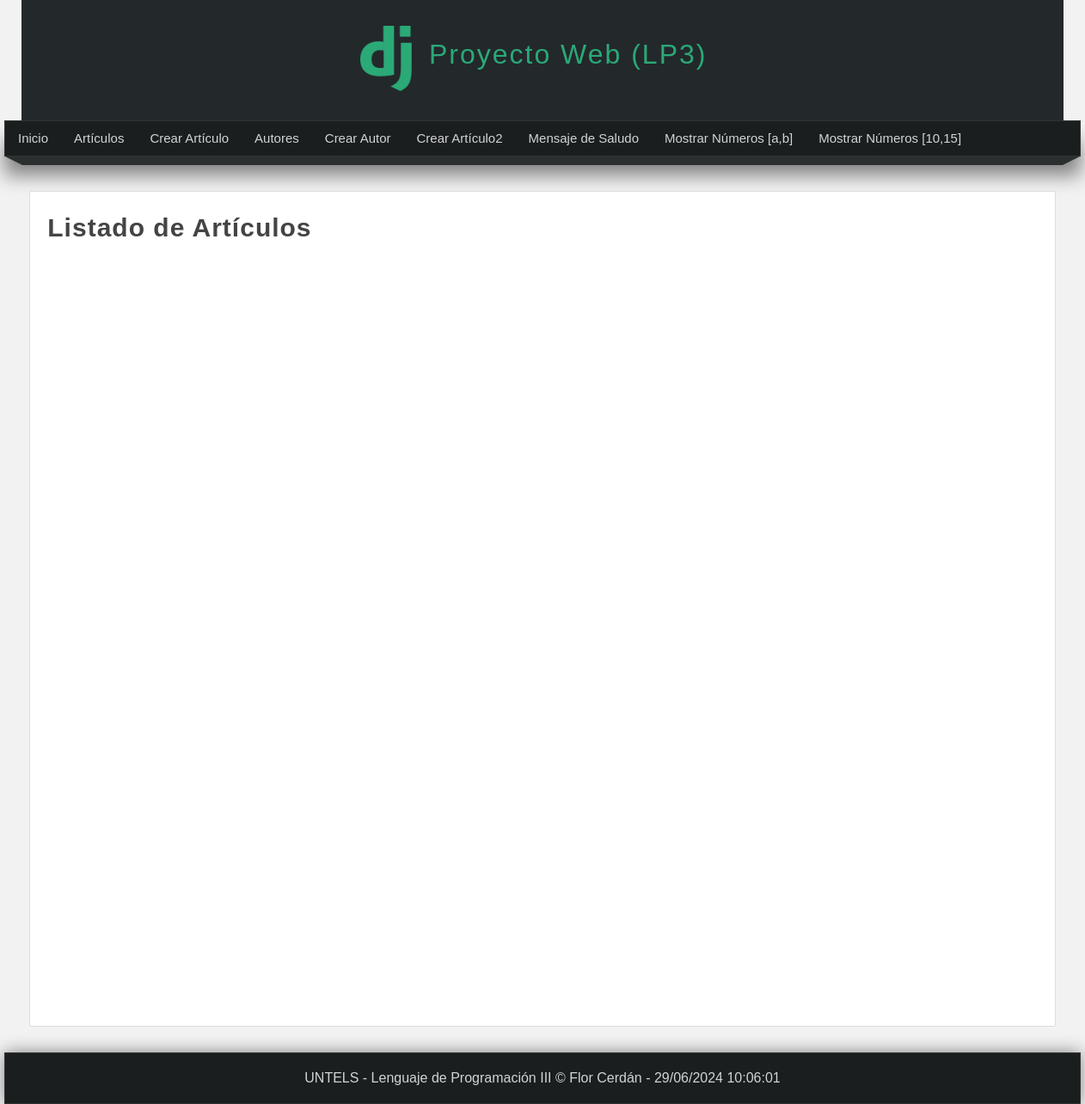
Before: /listar-articulos/ with the older database file.
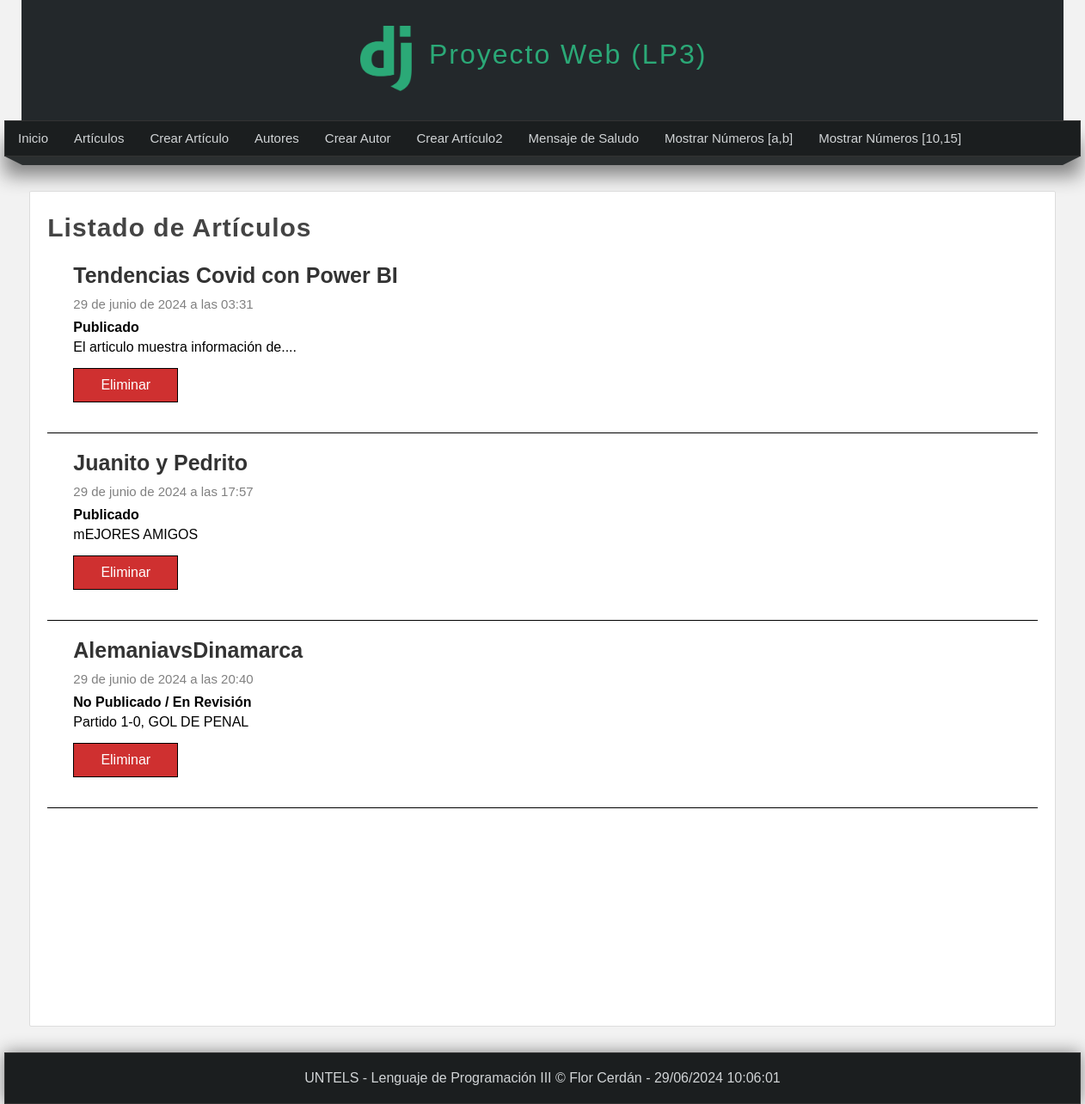
After: the same page with the newer database file.
### miapp/models.py (models this page shows, shortened)
class Articulo(models.Model):
    titulo = models.CharField(max_length=150, verbose_name="Título")
    contenido = models.TextField(verbose_name="Contenido")
    imagen = models.ImageField(default='null', verbose_name="Miniatura", upload_to="articulos")
    publicado = models.BooleanField(verbose_name="¿Publicado?")
    creado = models.DateTimeField(auto_now_add=True, verbose_name="Creado")
    actualizado = models.DateTimeField(auto_now=True, verbose_name="Editado")
    class Meta:
        verbose_name = "Artículo"
        verbose_name_plural = "Artículos"

### miapp/views.py (the view)
# urls.py: path('listar-articulos/',views.listar_articulos,name="listar_articulos"),
def listar_articulos(request):
    articulos = Articulo.objects.all();
    """articulos = Articulo.objects.filter(
        Q(titulo__contains="Py") |
        Q(titulo__contains="Hab")
    )"""
    return render(request, 'listar_articulos.html',{
        'articulos': articulos,
        'titulo': 'Listado de Artículos'
    })

### miapp/templates/listar_articulos.html (shortened to what this page needs)
{% extends 'layout.html' %}
{% block content %}
    <h1 class="title">{{titulo}} </h1>
        {% for articulo in articulos %}
            <div class="articulo-item">
                <div class="data">
                    <h2>
                        {{articulo.titulo}}
                    </h2>
                    <span class="date">
                        {{articulo.creado}}
                    </span>
                    {% if articulo.publicado %}
                        <strong>
                            Publicado
                        </strong>
                    {% else %}
                        <strong>
                            No Publicado / En Revisión
                        </strong>
                    {% endif %}
                    <p>
                        {{articulo.contenido}}
                        <a href="{% url 'eliminar_articulo' id=articulo.id %}"  class="btn btn-delete">
                            Eliminar
                        </a>
                    </p>
                </div>
            </div>
        {% endfor %}
{% endblock %}

### miapp/templates/layout.html (shortened to what this page needs)
<!DOCTYPE html>
<html lang="es">
    <head>
        {% load static %}
        <link rel="stylesheet" type="text/css" href="{% static 'css/style.css' %}" />
    </head>
    <body>
        <header>
            <div id="logotipo">
                <img src="{% static 'images/LogoDJango.png' %}" />
                <h1>Proyecto Web (LP3)</h1>
            </div>
        </header>
        <nav>
            <ul>
                <li>
                    <a href="{% url 'inicio' %}"> Inicio</a>
                 </li>
                 <li>
                    <a href="{% url 'listar_articulos' %}"> Artículos</a>
                 </li>
                 <li>
                    <a href="{% url 'create_articulo' %}"> Crear Artículo</a>
                 </li>
                 <li>
                    <a href="{% url 'listar_autores' %}"> Autores</a>
                 </li>
                 <li>
                    <a href="{% url 'create_autor' %}"> Crear Autor</a>
                 </li>
                 <li>
                    <a href="{% url 'create_full_articulo' %}"> Crear Artículo2</a>
                </li>
                 <li>
                    <a href="{% url 'saludo' %}"> Mensaje de Saludo</a>
                 </li>
                 <li>
                    <a href="{% url 'rango' %}"> Mostrar Números [a,b]</a>
                 </li>
                 <li>
                    <a href="{% url 'rango2' %}"> Mostrar Números [10,15]</a>
                 </li>
            </ul>
        </nav>
        <div class="barra">
            <span class="esquina-izquierda"></span>
            <span class="relleno-barra"></span>
            <span class="esquina-derecha"></span>
        </div>
        <div id="content">
            <div class="box">
            {% block content %}{% endblock %}
        </div>
        </div>
        <footer>
            UNTELS - Lenguaje de Programación III &copy; Flor Cerdán - {% now "d/m/Y h:m:s" %}
        </footer>
    </body>
</html>

### miapp/static/css/style.css (style rules this page uses)
* { margin: 0px; padding: 0px; font-family: Arial, Helvetica, sans-serif; text-decoration: none; }
.box p, .box h2, .box h3, .box ul { margin-bottom: 5px; margin-top: 5px; }
body { background-color: #f2f2f2; }
.articulo-item { margin-bottom: 0px; margin-top: 0px; padding: 15px; border-bottom: 1px solid black; clear: both; }
.articulo-item .data { float: left; padding: 15px; padding-top: 0px; }
.articulo-item h2 { display: block; font-size: 25px; color: #333; margin-bottom: 10px; }
.articulo-item span.date { display: block; font-size: 15px; color: gray; margin-bottom: 10px; }
.btn { padding: 10px; background: rgb(207, 48, 48); color: white; border: 1px solid black; display: block; margin-top: 15px; width: 100px; text-align: center; }
header { width: 1212px; height: 140px; background-color: #23282B; margin: 0 auto; }
#logotipo { width: 35%; height: 130px; margin: 0 auto; padding-top: 10px; }
#logotipo img { display: block; width: 60px; float: left; margin-top: 20px; }
#logotipo h1 { display: block; float: left; margin-top: 35px; margin-left: 20px; letter-spacing: 2px; font-weight: lighter; color: #2ba977; }
nav { width: 1250px; height: 40px; margin: 0 auto; background-color: #1B1E1F; border: 1px solid #333333; box-shadow: 0px 22px 22px gray; font-size: 15px; }
nav ul { list-style: none; text-decoration: none; }
nav ul li { line-height: 40px; float: left; }
nav ul li a { display: block; padding-left: 15px; padding-right: 15px; color: #d1d4d6; }
.barra { width: 1250px; margin: 0 auto; }
.esquina-izquierda { display: block; border-left: 20px solid transparent; border-top: 10px solid #2B2F30; float: left; }
.esquina-derecha { display: block; border-right: 20px solid transparent; border-top: 10px solid #2B2F30; float: right; }
.relleno-barra { display: block; width: 1210px; height: 10px; background: #2B2F30; float: left; }
#content { width: 1212px; min-height: 930px; margin: 0 auto; margin-bottom: 30px; margin-top: 40px; }
.box { background: white; width: 95%; min-height: 930px; padding: 20px; border: 1px solid #ddd; border-radius: 2px; margin: 0 auto; }
.title { color: #444; letter-spacing: 1px; font-size: 30px; margin-bottom: 4px; margin-top: 5px; }
footer { width: 1250px; background-color: #1B1E1F; border: 1px solid #333; color: #d1d4d6; text-align: center; margin: 0 auto; padding-top: 20px; padding-bottom: 20px; box-shadow: 0px 0px 20px gray; }

Changed rows visible on the page:
added Articulo: titulo "Tendencias Covid con Power BI", creado "29 de junio de 2024 a las 03:31", publicado "Publicado", contenido "El articulo muestra información de...."
added Articulo: titulo "Juanito y Pedrito", creado "29 de junio de 2024 a las 17:57", publicado "Publicado", contenido "mEJORES AMIGOS"
added Articulo: titulo "AlemaniavsDinamarca", creado "29 de junio de 2024 a las 20:40", publicado "No Publicado / En Revisión", contenido "Partido 1-0, GOL DE PENAL"
